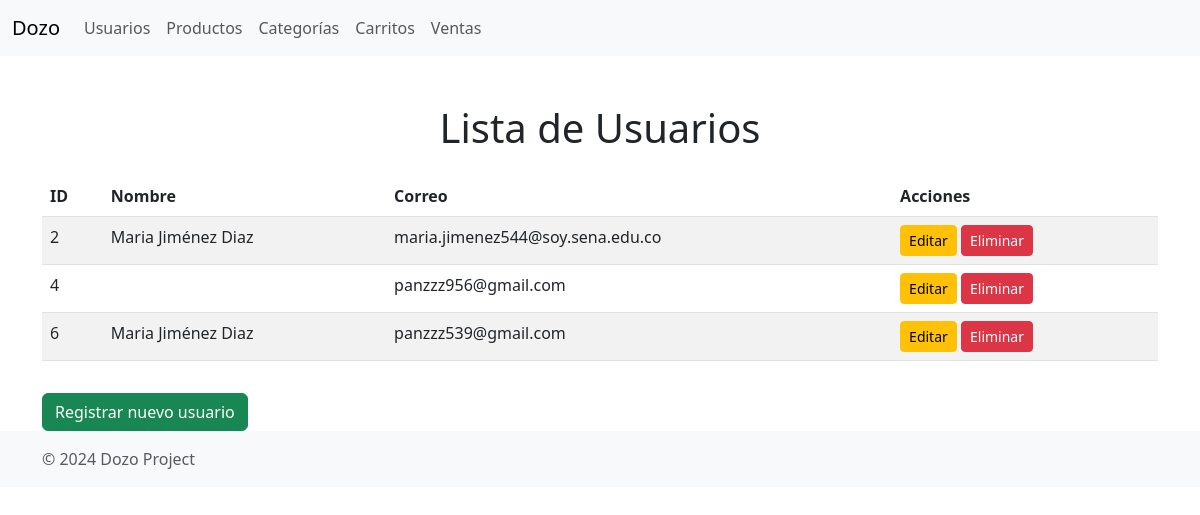
/users/, run on the app's committed database.
### Dozo/models.py (models this page shows, shortened)
class CustomUser(AbstractUser):
    ROLE_CHOICES = [
        ('admin', 'Admin'),
        ('user', 'User'),
    ]
    email = models.EmailField(unique=True, verbose_name="Correo Electrónico")
    first_name = models.CharField(max_length=30, verbose_name="Nombre")
    last_name = models.CharField(max_length=30, verbose_name="Apellido")
    department = models.CharField(max_length=100, blank=True, null=True, verbose_name="Departamento")
    city = models.CharField(max_length=100, blank=True, null=True, verbose_name="Ciudad")
    address = models.TextField(blank=True, null=True, verbose_name="Dirección")
    postal_code = models.CharField(max_length=20, blank=True, null=True, verbose_name="Código Postal")
    role = models.CharField(max_length=10, choices=ROLE_CHOICES, default=' ')
    groups = models.ManyToManyField(
        'auth.Group',
        related_name='customuser_set',
        blank=True,
        help_text='Los grupos a los que pertenece este usuario. El usuario obtendrá todos los permisos otorgados a cada uno de sus grupos.',
        related_query_name='customuser',
    )
    user_permissions = models.ManyToManyField(
        'auth.Permission',
        related_name='customuser_set',
        blank=True,
        help_text='Permisos específicos para este usuario.',
        related_query_name='customuser')

### Dozo/views.py (the view)
# urls.py: path('users/', views.mostrar_user, name='mostrar_user'),
def mostrar_user(request):
    users = CustomUser.objects.all()
    return render(request, 'mostrar_user.html', {
        'users': users
    })

### Dozo/templates/mostrar_user.html (shortened to what this page needs)
<!DOCTYPE html>
<html lang="en">
<head>
    <link href="https://cdn.jsdelivr.net/npm/bootstrap@5.3.0/dist/css/bootstrap.min.css" rel="stylesheet">
</head>
<body>
    <nav class="navbar navbar-expand-lg navbar-light bg-light">
        <div class="container-fluid">
            <a class="navbar-brand" href="#">Dozo</a>
            <div class="collapse navbar-collapse" id="navbarNav">
                <ul class="navbar-nav">
                    <li class="nav-item">
                        <a class="nav-link" href="/users/">Usuarios</a>
                    </li>
                    <li class="nav-item">
                        <a class="nav-link" href="/productos/">Productos</a>
                    </li>
                    <li class="nav-item">
                        <a class="nav-link" href="/categorias/">Categorías</a>
                    </li>
                    <li class="nav-item">
                        <a class="nav-link" href="/carritos/">Carritos</a>
                    </li>
                    <li class="nav-item">
                        <a class="nav-link" href="/ventas/">Ventas</a>
                    </li>
                </ul>
            </div>
        </div>
    </nav>
    <div class="container mt-5">
        <h1 class="text-center">Lista de Usuarios</h1>
        <table class="table table-striped mt-4">
            <thead>
                <tr>
                    <th>ID</th>
                    <th>Nombre</th>
                    <th>Correo</th>
                    <th>Acciones</th>
                </tr>
            </thead>
            <tbody>
                {% for user in users %}
                <tr>
                    <td>{{ user.id }}</td>
                    <td>{{ user.first_name }} {{ user.last_name }}</td>
                    <td>{{ user.email }}</td>
                    <td>
                        <a href="/users/editar/{{ user.id }}/" class="btn btn-sm btn-warning">Editar</a>
                        <a href="/users/eliminar/{{ user.id }}/" class="btn btn-sm btn-danger">Eliminar</a>
                    </td>
                </tr>
                {% endfor %}
            </tbody>
        </table>
        <a href="/users/registro/" class="btn btn-success mt-3">Registrar nuevo usuario</a>
    </div>
    <footer class="footer mt-auto py-3 bg-light">
        <div class="container">
            <span class="text-muted">&copy; 2024 Dozo Project</span>
        </div>
    </footer>
</body>
</html>

### data on the page
CustomUser: id "2", first_name "Maria", last_name "Jiménez Diaz", email "maria.jimenez544@soy.sena.edu.co"
CustomUser: id "4", email "panzzz956@gmail.com"
CustomUser: id "6", first_name "Maria", last_name "Jiménez Diaz", email "panzzz539@gmail.com"
